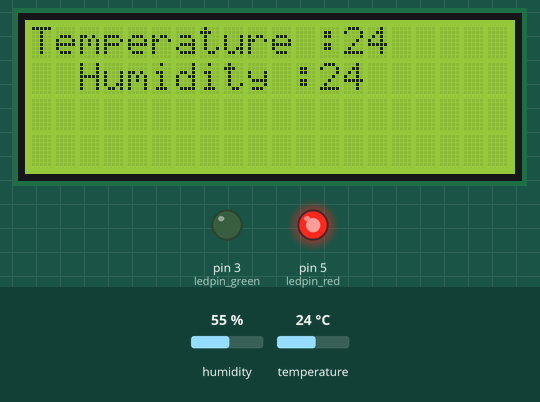
Recording of a sketch running on a simulated Arduino Uno, built with avr-gcc and run on an emulated ATmega328P. Parts: 20×4 character LCD, output pins drawn as LEDs (lit = HIGH). The inputs (shaded band) are chosen by the test bench; at power-on: temperature 24 °C, humidity 55 %. What the sketch prints to the serial monitor is not drawn.

Above: at 1.2 s.
1.3 s: temperature set to 27 °C
At 1.9 s:
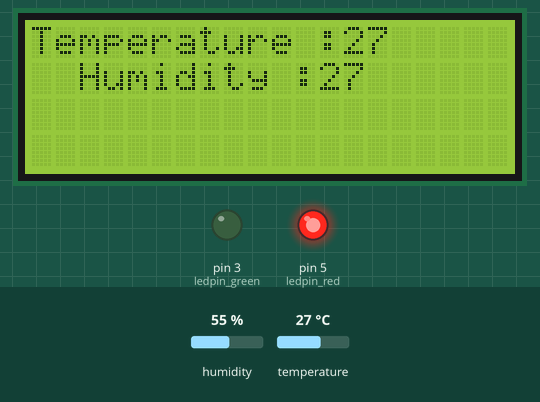
2.8 s: temperature set to 30 °C
At 4.0 s:
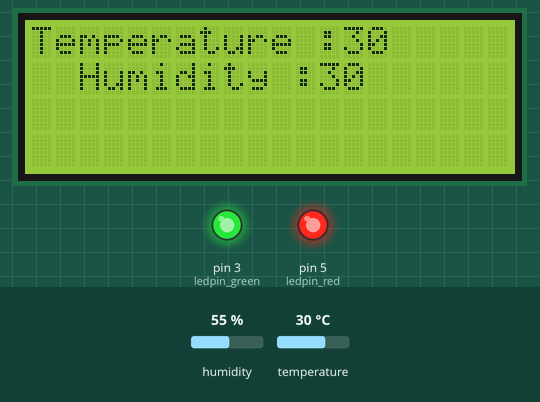
4.3 s: temperature set to 28 °C
At 5.1 s:
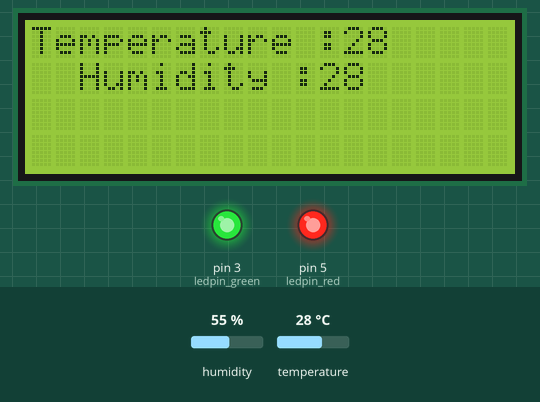
5.8 s: temperature set to 33 °C
At 6.3 s:
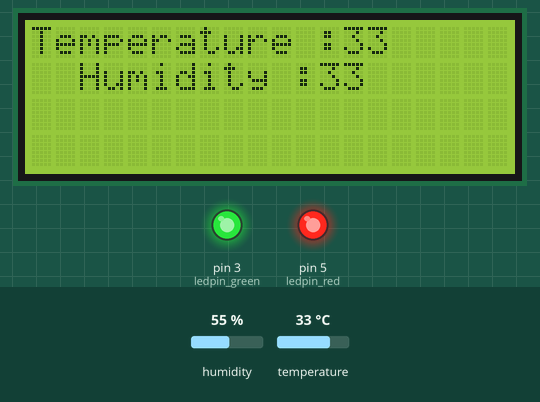
Timing chart, 0 to 8.4 s (numbered marks = the images above; inputs shaded):
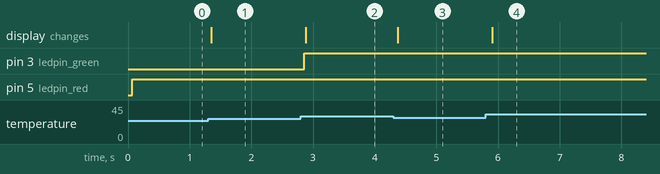

The sketch:

MODULE3_LEARNING_ACTIVITY5_part2__1_.ino
```cpp
#include <LiquidCrystal_I2C.h>
#include <DHT.h>
#include <DHT_U.h>
#define DHTTYPE DHT11
int temperature;
int humidity;

int room_temp = 23;
int room_hum = 28;

#define ledpin_red 5
#define ledpin_green 3
LiquidCrystal_I2C lcd(0x27, 20,4);

int dhtpin = 2;

DHT_Unified dht(dhtpin,DHTTYPE);


void setup()
{
pinMode(ledpin_red,OUTPUT);
pinMode(ledpin_green,OUTPUT);

Serial.begin(9600);

dht.begin();

sensor_t sensor;

dht.temperature().getSensor(&sensor);


Serial.println(sensor.name);


lcd.init();
lcd.backlight();
//lcd.setBacklight(1);

lcd.setContrast(80);

}
void loop()
{
  sensors_event_t event;
  dht.humidity().getEvent(&event);
  dht.temperature().getEvent(&event);

  temperature = event.temperature;
  humidity = event.relative_humidity;

  //lcd.print(event.temperature);

  //lcd.print(event.relative_humidity);


  Serial.println("Humidity");
  Serial.print(humidity);

  Serial.println("Temperature");
  Serial.print(temperature);

  if(temperature > room_temp ){
    Serial.println("inside if for temp");
    digitalWrite(ledpin_red,HIGH);
   }
  if(humidity > room_hum)
  {
    Serial.println("inside if for hum");
    digitalWrite(ledpin_green,HIGH);
  }
  lcd.setCursor(0,0);

  lcd.print("Temperature :");
  lcd.print(temperature);

  lcd.setCursor(2,1);
  lcd.print("Humidity :");
  lcd.print(humidity);
  //Serial.println(event.temperature);

 //
}
```

Measured:
- the behaviour switches between 28 and 29 °C on temperature (found by bisection; images 1 and 2)
- after the input at 1.3 s, the display: changes after 0.05 s (image 1)
- after the input at 2.8 s, pin 3 (ledpin_green): LOW → HIGH after 0.06 s; the display: changes after 0.08 s (image 2)
- after the input at 4.3 s, the display: changes after 0.07 s (image 3)
- after the input at 5.8 s, the display: changes after 0.11 s (image 4)
